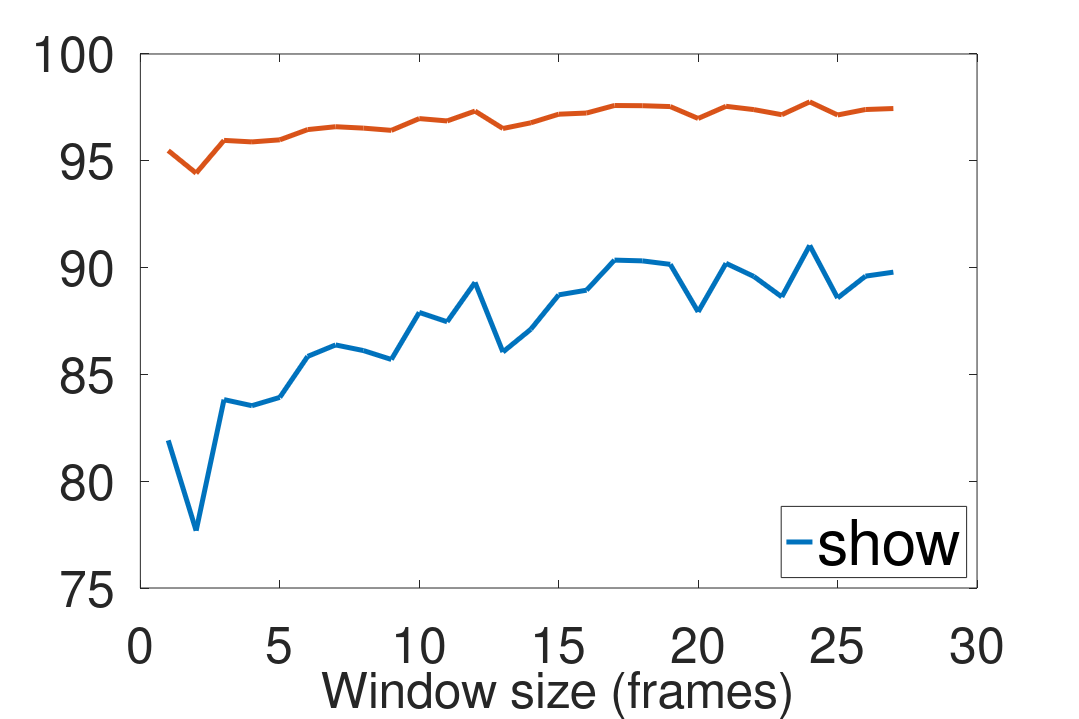

MATLAB code to generate this figure:
function  varyWindowSizePerformanceTest(min_window_size, max_window_size, window_increment_size, hiddenLayers, performanceCountsTolerance, useSaved)
% Script to test performance of varying window size parameter.

if nargin < 1
    min_window_size = 1;
end
if nargin < 2
    max_window_size = 27;
end
if nargin < 3
    window_increment_size = 1;
end
if nargin < 4
    hiddenLayers = [10,10,10];
end
if nargin < 5
    performanceCountsTolerance = 0;
end
if nargin < 6
    useSaved = 1;
end

if useSaved
    load perf_windows
else 
    sensitivity_specificity_windows = nan(max_window_size,2);
    
    for window_size = min_window_size : window_increment_size : max_window_size
        performanceCounts = sum(subjects_crossValidation(0,0, window_size, hiddenLayers, performanceCountsTolerance));
        [sensitivity, specificity] = getSensitivityAndSpecificity(performanceCounts);
        sensitivity_specificity_windows(window_size, :) = [sensitivity, specificity];
    end
end

createfigure(sensitivity_specificity_windows)
set(gcf,'PaperPositionMode','auto');
set(gcf,'PaperOrientation','landscape');
set(gcf,'Position',[50 50 1200 800]);
print( strcat('./Graphs/windowSizesPerformance'), '-dpdf')

save perf_windows sensitivity_specificity_windows

end

function createfigure(YMatrix1)
%CREATEFIGURE1(YMATRIX1)
%  YMATRIX1:  matrix of y data

%  Auto-generated by MATLAB on 11-Feb-2014 18:48:50

% Create figure
figure1 = figure;

% Create axes
axes1 = axes('Parent',figure1,'FontSize',40);
box(axes1,'on');
hold(axes1,'all');

%ylim(axes1,[0 100]);

% Create multiple lines using matrix input to plot
plot1 = plot(YMatrix1,'Parent',axes1,'LineWidth',4);
set(plot1(1),'DisplayName','Sensitivity');
set(plot1(2),'DisplayName','Specificity');

% Create xlabel
xlabel('Window size (frames)','FontSize',40);

% Create ylabel
%ylabel('%','FontSize',30);

% Create title
%title('Effect On Specificity And Sensitivity As Neural Network Sliding Window Size Increases','FontSize',20);

% Create legend
legend1 = legend(axes1,'show','Location','SouthEast');
set(legend1,'FontSize',50);
end